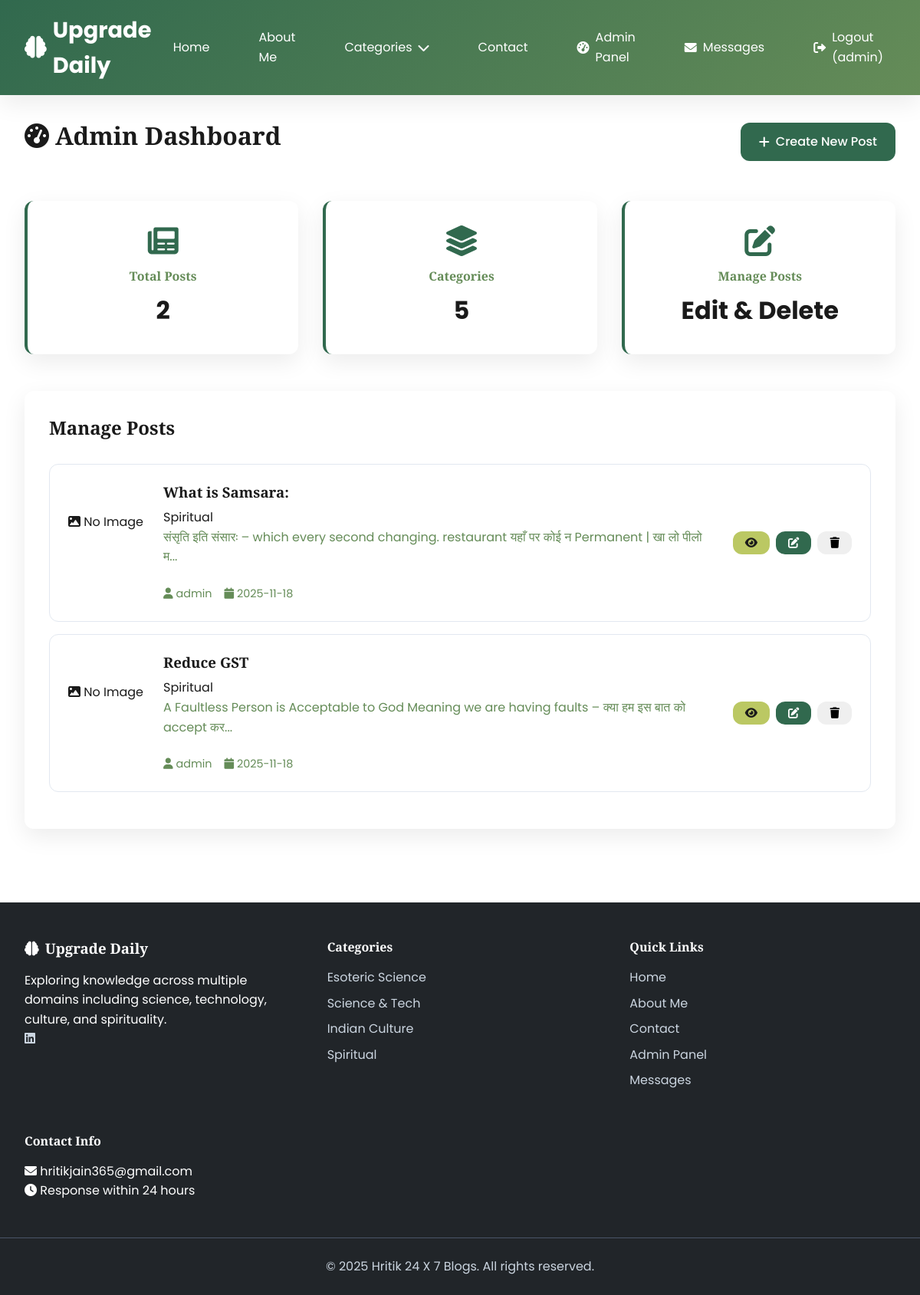
The app's page /admin/dashboard (signed in), older data.
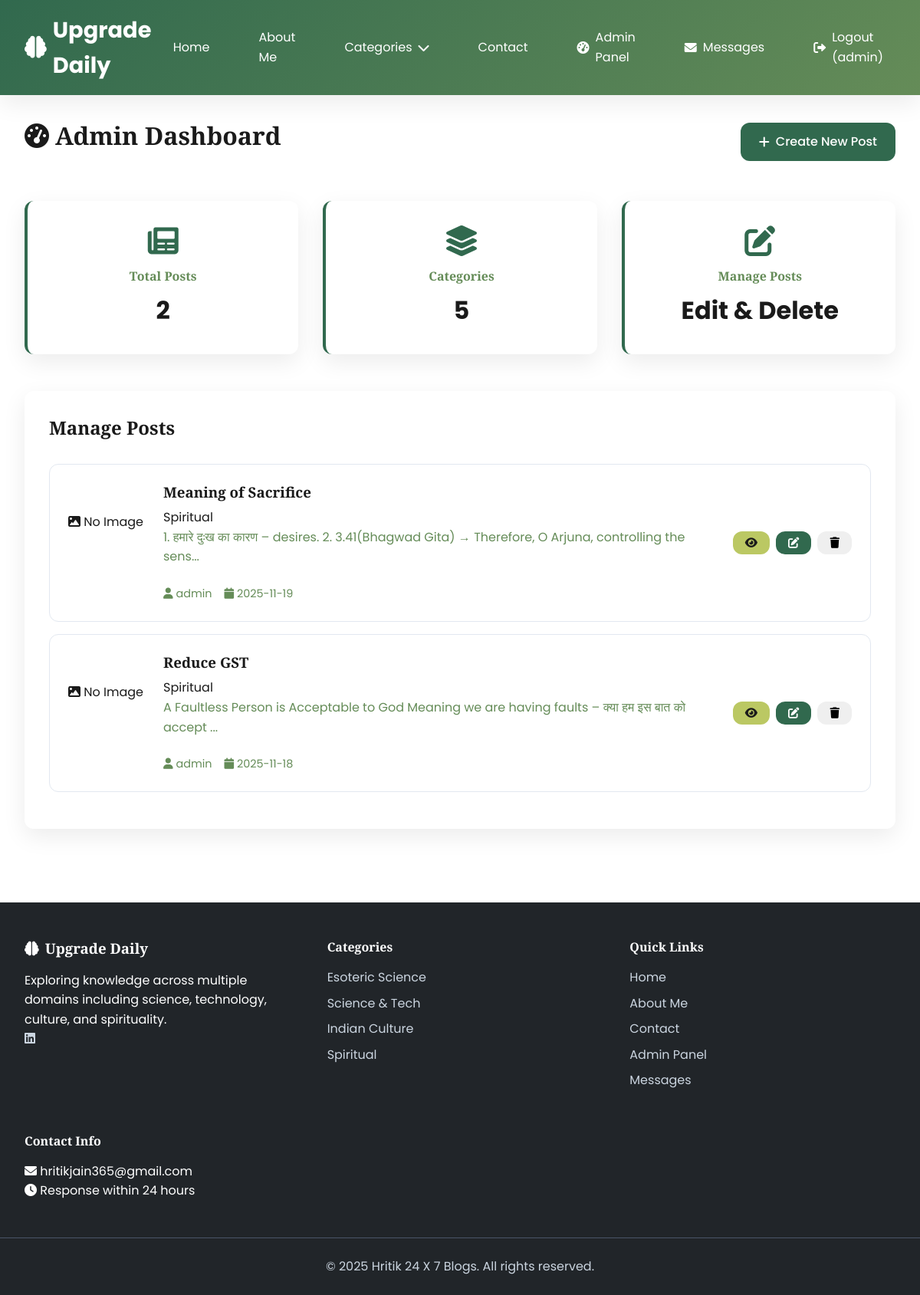
The same page, newer data.
### tables this page shows
CREATE TABLE users
                 (id INTEGER PRIMARY KEY AUTOINCREMENT,
                  username TEXT UNIQUE NOT NULL,
                  email TEXT UNIQUE NOT NULL,
                  password TEXT NOT NULL,
                  is_admin BOOLEAN DEFAULT FALSE,
                  created_at TIMESTAMP DEFAULT CURRENT_TIMESTAMP);

CREATE TABLE posts
                 (id INTEGER PRIMARY KEY AUTOINCREMENT,
                  title TEXT NOT NULL,
                  content TEXT NOT NULL,
                  category TEXT NOT NULL,
                  image_path TEXT,
                  author_id INTEGER,
                  created_at TIMESTAMP DEFAULT CURRENT_TIMESTAMP,
                  FOREIGN KEY (author_id) REFERENCES users (id));

### app.py (the view)
    def decorated_function(*args, **kwargs):
        if 'user_id' not in session:
            flash('Please log in to access this page.', 'error')
            return redirect(url_for('login'))
        conn = get_db_connection()
        user = conn.execute('SELECT is_admin FROM users WHERE id = ?', (session['user_id'],)).fetchone()
        conn.close()
        if not user or not user['is_admin']:
            flash('Admin access required.', 'error')
            return redirect(url_for('index'))
        return f(*args, **kwargs)

### app.py (called while the page is built)
def get_db_connection():
    conn = sqlite3.connect('blog.db')
    conn.row_factory = sqlite3.Row
    return conn

def admin_required(f):
    def decorated_function(*args, **kwargs):
        if 'user_id' not in session:
            flash('Please log in to access this page.', 'error')
            return redirect(url_for('login'))
        conn = get_db_connection()
        user = conn.execute('SELECT is_admin FROM users WHERE id = ?', (session['user_id'],)).fetchone()
        conn.close()
        if not user or not user['is_admin']:
            flash('Admin access required.', 'error')
            return redirect(url_for('index'))
        return f(*args, **kwargs)
    decorated_function.__name__ = f.__name__
    return decorated_function

def get_unread_message_count():
    conn = get_db_connection()
    count = conn.execute('SELECT COUNT(*) as count FROM messages WHERE is_read = 0').fetchone()['count']
    conn.close()
    return count

@app.context_processor
def inject_unread_count():
    if session.get('is_admin'):
        return {'unread_count': get_unread_message_count()}
    return {'unread_count': 0}

@app.context_processor
def utility_processor():
    return dict(
        get_image_url=get_image_url,
        format_date=format_date
    )

@app.route('/admin/dashboard')
@admin_required
def admin_dashboard():
    conn = get_db_connection()
    posts = conn.execute('''
        SELECT p.*, u.username
        FROM posts p
        JOIN users u ON p.author_id = u.id
        ORDER BY p.created_at DESC
    ''').fetchall()
    total_posts = conn.execute('SELECT COUNT(*) as count FROM posts').fetchone()['count']
    total_messages = conn.execute('SELECT COUNT(*) as count FROM messages').fetchone()['count']
    unread_messages = conn.execute('SELECT COUNT(*) as count FROM messages WHERE is_read = 0').fetchone()['count']
    conn.close()
    return render_template('admin_dashboard.html',
                         posts=posts,
                         total_posts=total_posts,
                         total_messages=total_messages,
                         unread_messages=unread_messages)

### templates/admin_dashboard.html (shortened to what this page needs)
{% extends "base.html" %}
{% block content %}
<div class="admin-dashboard">
    <div class="dashboard-header">
        <h1><i class="fas fa-tachometer-alt"></i> Admin Dashboard</h1>
        <a href="{{ url_for('create_post') }}" class="btn btn-primary">
            <i class="fas fa-plus"></i> Create New Post
        </a>
    </div>
    <div class="stats-grid">
        <div class="stat-card">
            <i class="fas fa-newspaper"></i>
            <h3>Total Posts</h3>
            <p>{{ posts|length }}</p>
        </div>
        <div class="stat-card">
            <i class="fas fa-layer-group"></i>
            <h3>Categories</h3>
            <p>5</p>
        </div>
        <div class="stat-card">
            <i class="fas fa-edit"></i>
            <h3>Manage Posts</h3>
            <p>Edit & Delete</p>
        </div>
    </div>
    <div class="posts-management">
        <h2>Manage Posts</h2>
        {% if posts %}
        <div class="posts-list">
            {% for post in posts %}
            <div class="post-management-card">
                {% if post['image_path'] %}
                <div class="post-management-image">
                    <img src="{{ url_for('static', filename=post['image_path']) }}" alt="{{ post['title'] }}">
                </div>
                {% else %}
                <div class="post-management-image no-image">
                    <i class="fas fa-image"></i>
                    <span>No Image</span>
                </div>
                {% endif %}
                <div class="post-management-content">
                    <h3>{{ post['title'] }}</h3>
                    <p class="post-category">{{ post['category'] }}</p>
                    <p class="post-excerpt">{{ post['content'][:100] }}{% if post['content']|length > 100 %}...{% endif %}</p>
                    <div class="post-management-meta">
                        <span><i class="fas fa-user"></i> {{ post['username'] }}</span>
                        <span><i class="fas fa-calendar"></i> {{ post['created_at'][:10] }}</span>
                    </div>
                </div>
                <div class="post-management-actions">
                    <a href="{{ url_for('view_post', post_id=post['id']) }}" class="btn btn-sm btn-secondary" title="View">
                        <i class="fas fa-eye"></i>
                    </a>
                    <a href="{{ url_for('edit_post', post_id=post['id']) }}" class="btn btn-sm btn-primary" title="Edit">
                        <i class="fas fa-edit"></i>
                    </a>
                    <form action="{{ url_for('delete_post', post_id=post['id']) }}" method="POST" class="delete-form">
                        <button type="submit" class="btn btn-sm btn-danger" title="Delete"
                                onclick="return confirm('Are you sure you want to delete this post? This action cannot be undone.')">
                            <i class="fas fa-trash"></i>
                        </button>
                    </form>
                </div>
            </div>
            {% endfor %}
        </div>
        {% endif %}
    </div>
</div>
{% endblock %}

### templates/base.html (shortened to what this page needs)
<!DOCTYPE html>
<html lang="en">
<head>
    <link rel="stylesheet" href="{{ url_for('static', filename='style.css') }}">
    <link href="https://cdnjs.cloudflare.com/ajax/libs/font-awesome/6.0.0/css/all.min.css" rel="stylesheet">
</head>
<body>
    <nav class="navbar">
        <div class="nav-container">
            <a href="{{ url_for('index') }}" class="nav-logo">
                <i class="fas fa-brain"></i> Upgrade Daily
            </a>
            <div class="nav-menu">
                <a href="{{ url_for('index') }}" class="nav-link">Home</a>
                <a href="{{ url_for('about') }}" class="nav-link">About Me</a>
                <div class="dropdown">
                    <a href="#" class="nav-link">Categories <i class="fas fa-chevron-down"></i></a>
                </div>
                <a href="{{ url_for('contact') }}" class="nav-link">Contact</a>
                {% if session.user_id %}
                    {% if session.is_admin %}
                        <a href="{{ url_for('admin_dashboard') }}" class="nav-link admin-btn">
                            <i class="fas fa-tachometer-alt"></i> Admin Panel
                        </a>
                        <a href="{{ url_for('view_messages') }}" class="nav-link messages-btn">
                            <i class="fas fa-envelope"></i> Messages
                        </a>
                    {% endif %}
                    <a href="{{ url_for('logout') }}" class="nav-link logout-btn">
                        <i class="fas fa-sign-out-alt"></i> Logout ({{ session.username }})
                    </a>
                {% endif %}
            </div>
        </div>
    </nav>
    <main class="main-content">
        {% block content %}{% endblock %}
    </main>
    <footer class="footer">
        <div class="footer-container">
            <div class="footer-section">
                <h3><i class="fas fa-brain"></i> Upgrade Daily </h3>
                <p>Exploring knowledge across multiple domains including science, technology, culture, and spirituality.</p>
                <div class="social-links">
                    <a href="https://www.linkedin.com/in/hrjain365/" target="_blank" title="LinkedIn">
                        <i class="fab fa-linkedin"></i>
                    </a>
                </div>
            </div>
            <div class="footer-section">
                <h4>Categories</h4>
                <a href="{{ url_for('category_posts', category_name='Esoteric Science') }}">Esoteric Science</a>
                <a href="{{ url_for('category_posts', category_name='Science and Tech') }}">Science & Tech</a>
                <a href="{{ url_for('category_posts', category_name='Indian Culture') }}">Indian Culture</a>
                <a href="{{ url_for('category_posts', category_name='Spiritual') }}">Spiritual</a>
            </div>
            <div class="footer-section">
                <h4>Quick Links</h4>
                <a href="{{ url_for('index') }}">Home</a>
                <a href="{{ url_for('about') }}">About Me</a>
                <a href="{{ url_for('contact') }}">Contact</a>
                {% if session.is_admin %}
                <a href="{{ url_for('admin_dashboard') }}">Admin Panel</a>
                <a href="{{ url_for('view_messages') }}">Messages</a>
                {% endif %}
            </div>
            <div class="footer-section">
                <h4>Contact Info</h4>
                <p><i class="fas fa-envelope"></i> hritikjain365@gmail.com</p>
                <p><i class="fas fa-clock"></i> Response within 24 hours</p>
            </div>
        </div>
        <div class="footer-bottom">
            <p>&copy; 2025 Hritik 24 X 7 Blogs. All rights reserved.</p>
        </div>
    </footer>
</body>
</html>

### static/style.css (style rules this page uses)
:root { --primary: #31694E; --primary-light: #658C58; --secondary: #BBC863; --accent: #F0E491; --light: #f8f9fa; --dark: #212529; --text-dark: #1a1a1a; --text-light: #ffffff; --card-shadow: 0 10px 30px rgba(0, 0, 0, 0.08); --hover-shadow: 0 15px 40px rgba(0, 0, 0, 0.12); --transition: all 0.3s ease; --border-radius: 12px; --section-padding: 5rem 0; }
* { margin: 0; padding: 0; box-sizing: border-box; }
body { font-family: 'Poppins', sans-serif; line-height: 1.6; color: var(--text-dark); background-color: #ffffff; overflow-x: hidden; }
h1, h2, h3, h4, h5, h6 { font-family: 'Playfair Display', serif; font-weight: 600; line-height: 1.3; margin-bottom: 1rem; }
.navbar { background: linear-gradient(135deg, var(--primary), var(--primary-light)); padding: 1rem 0; box-shadow: var(--card-shadow); position: sticky; top: 0; z-index: 1000; }
.nav-container { max-width: 1200px; margin: 0 auto; padding: 0 2rem; display: flex; justify-content: space-between; align-items: center; }
.nav-logo { font-size: 1.8rem; font-weight: bold; color: var(--text-light); text-decoration: none; display: flex; align-items: center; gap: 0.5rem; }
.nav-menu { display: flex; align-items: center; gap: 2rem; }
.nav-link { color: var(--text-light); text-decoration: none; padding: 0.5rem 1rem; border-radius: var(--border-radius); transition: var(--transition); display: flex; align-items: center; gap: 0.5rem; }
.dropdown { position: relative; }
.btn { display: inline-flex; align-items: center; justify-content: center; gap: 0.5rem; padding: 0.75rem 1.5rem; border-radius: var(--border-radius); font-weight: 500; text-decoration: none; transition: var(--transition); border: none; cursor: pointer; font-size: 1rem; }
.btn-primary { background-color: var(--primary); color: var(--text-light); }
.btn-secondary { background-color: var(--secondary); color: var(--text-dark); }
.btn-sm { padding: 0.5rem 1rem; font-size: 0.9rem; }
.post-excerpt { color: var(--primary-light); margin-bottom: 1.5rem; line-height: 1.6; }
.admin-dashboard { max-width: 1200px; margin: 0 auto; padding: 2rem; }
.dashboard-header { display: flex; justify-content: space-between; align-items: center; margin-bottom: 3rem; }
.dashboard-header h1 { color: var(--text-dark); display: flex; align-items: center; gap: 0.5rem; }
.stats-grid { display: grid; grid-template-columns: repeat(auto-fit, minmax(200px, 1fr)); gap: 2rem; margin-bottom: 3rem; }
.stat-card { background: var(--white); padding: 2rem; border-radius: var(--border-radius); text-align: center; box-shadow: var(--card-shadow); border-left: 4px solid var(--primary); }
.stat-card i { font-size: 2.5rem; color: var(--primary); margin-bottom: 1rem; }
.stat-card h3 { color: var(--primary-light); font-size: 1rem; margin-bottom: 0.5rem; }
.stat-card p { font-size: 2rem; font-weight: bold; color: var(--text-dark); }
.posts-management { background: var(--white); padding: 2rem; border-radius: var(--border-radius); box-shadow: var(--card-shadow); }
.posts-management h2 { margin-bottom: 2rem; color: var(--text-dark); }
.post-management-card { display: flex; gap: 1.5rem; padding: 1.5rem; border: 1px solid #e2e8f0; border-radius: var(--border-radius); margin-bottom: 1rem; align-items: center; }
.post-management-image { width: 100px; height: 80px; border-radius: 8px; overflow: hidden; flex-shrink: 0; }
.post-management-content { flex: 1; }
.post-management-content h3 { margin-bottom: 0.5rem; color: var(--text-dark); }
.post-management-meta { display: flex; gap: 1rem; font-size: 0.9rem; color: var(--primary-light); margin-top: 0.5rem; }
.post-management-actions { display: flex; gap: 0.5rem; }
.footer { background: var(--dark); color: var(--text-light); margin-top: 4rem; }
.footer-container { max-width: 1200px; margin: 0 auto; padding: 3rem 2rem; display: grid; grid-template-columns: repeat(auto-fit, minmax(250px, 1fr)); gap: 3rem; }
.footer-section h3, .footer-section h4 { margin-bottom: 1rem; display: flex; align-items: center; gap: 0.5rem; }
.footer-section a { color: #cbd5e0; text-decoration: none; display: block; margin-bottom: 0.5rem; transition: var(--transition); }
.footer-bottom { border-top: 1px solid #4a5568; padding: 1.5rem 2rem; text-align: center; color: #cbd5e0; }

Row changes from the older to the newer data that the page shows:
removed posts: title "What is Samsara:", category "Spiritual", content "संसृति इति संसारः – which every second changing. restaurant यहाँ पर कोई न Permanent | खा लो पीलो म", username "admin", created_at "2025-11-18"
added posts: title "Meaning of Sacrifice", category "Spiritual", content "1. हमारे दुःख का कारण – desires. 2. 3.41(Bhagwad Gita) → Therefore, O Arjuna, controlling the sens", username "admin", created_at "2025-11-19"
changed posts "Reduce GST": content "A Faultless Person is Acceptable to God Meaning we are having faults – क्या हम इस बात को accept कर" → "A Faultless Person is Acceptable to God Meaning we are having faults – क्या हम इस बात को accept"
